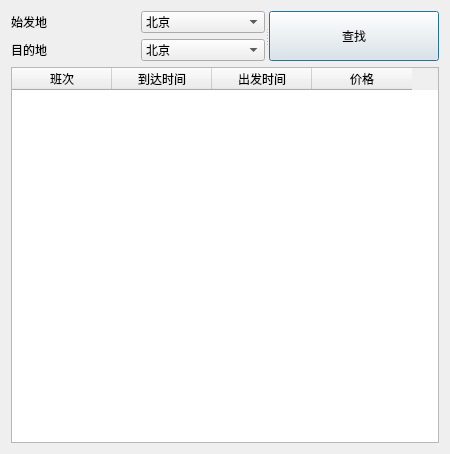
<?xml version="1.0" encoding="UTF-8"?>
<ui version="4.0">
 <class>Search</class>
 <widget class="QDialog" name="Search">
  <property name="geometry">
   <rect>
    <x>0</x>
    <y>0</y>
    <width>450</width>
    <height>454</height>
   </rect>
  </property>
  <property name="windowTitle">
   <string>查找路线</string>
  </property>
  <layout class="QVBoxLayout" name="verticalLayout_3">
   <item>
    <layout class="QVBoxLayout" name="verticalLayout_2">
     <item>
      <widget class="QSplitter" name="splitter">
       <property name="orientation">
        <enum>Qt::Horizontal</enum>
       </property>
       <widget class="QWidget" name="">
        <layout class="QVBoxLayout" name="verticalLayout">
         <item>
          <layout class="QHBoxLayout" name="horizontalLayout_4">
           <item>
            <widget class="QLabel" name="label">
             <property name="text">
              <string>始发地</string>
             </property>
            </widget>
           </item>
           <item>
            <widget class="QComboBox" name="from">
             <item>
              <property name="text">
               <string>北京</string>
              </property>
             </item>
             <item>
              <property name="text">
               <string>上海</string>
              </property>
             </item>
             <item>
              <property name="text">
               <string>广州</string>
              </property>
             </item>
             <item>
              <property name="text">
               <string>重庆</string>
              </property>
             </item>
             <item>
              <property name="text">
               <string>青岛</string>
              </property>
             </item>
             <item>
              <property name="text">
               <string>郑州</string>
              </property>
             </item>
             <item>
              <property name="text">
               <string>兰州</string>
              </property>
             </item>
             <item>
              <property name="text">
               <string>乌鲁木齐</string>
              </property>
             </item>
             <item>
              <property name="text">
               <string>贵阳</string>
              </property>
             </item>
             <item>
              <property name="text">
               <string>哈尔滨</string>
              </property>
             </item>
            </widget>
           </item>
          </layout>
         </item>
         <item>
          <layout class="QHBoxLayout" name="horizontalLayout">
           <item>
            <widget class="QLabel" name="label_2">
             <property name="text">
              <string>目的地</string>
             </property>
            </widget>
           </item>
           <item>
            <widget class="QComboBox" name="to">
             <item>
              <property name="text">
               <string>北京</string>
              </property>
             </item>
             <item>
              <property name="text">
               <string>上海</string>
              </property>
             </item>
             <item>
              <property name="text">
               <string>广州</string>
              </property>
             </item>
             <item>
              <property name="text">
               <string>重庆</string>
              </property>
             </item>
             <item>
              <property name="text">
               <string>青岛</string>
              </property>
             </item>
             <item>
              <property name="text">
               <string>郑州</string>
              </property>
             </item>
             <item>
              <property name="text">
               <string>兰州</string>
              </property>
             </item>
             <item>
              <property name="text">
               <string>乌鲁木齐</string>
              </property>
             </item>
             <item>
              <property name="text">
               <string>贵阳</string>
              </property>
             </item>
             <item>
              <property name="text">
               <string>哈尔滨</string>
              </property>
             </item>
            </widget>
           </item>
          </layout>
         </item>
        </layout>
       </widget>
       <widget class="QPushButton" name="searchBtn">
        <property name="text">
         <string>查找</string>
        </property>
       </widget>
      </widget>
     </item>
     <item>
      <widget class="QTableWidget" name="Route">
       <property name="editTriggers">
        <set>QAbstractItemView::NoEditTriggers</set>
       </property>
       <property name="rowCount">
        <number>0</number>
       </property>
       <property name="columnCount">
        <number>4</number>
       </property>
       <column>
        <property name="text">
         <string>班次</string>
        </property>
       </column>
       <column>
        <property name="text">
         <string>到达时间</string>
        </property>
       </column>
       <column>
        <property name="text">
         <string>出发时间</string>
        </property>
       </column>
       <column>
        <property name="text">
         <string>价格</string>
        </property>
       </column>
      </widget>
     </item>
    </layout>
   </item>
  </layout>
 </widget>
 <resources/>
 <connections/>
</ui>
